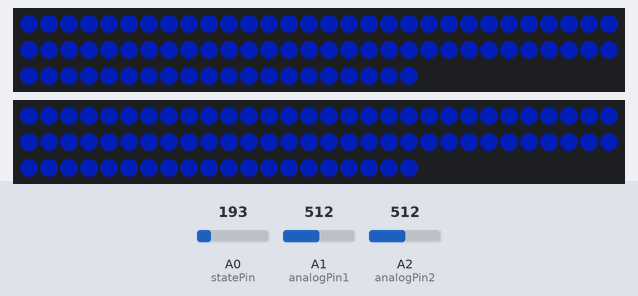
Bench run of a sketch on a simulated Arduino Uno, built with avr-gcc and run on an emulated ATmega328P. On the bench: 2 × 80 RGB LEDs in strip order, left to right, continuing on the next row. The test bench sets the inputs (shaded band); at power-on: A0 (statePin) = 512, A1 (analogPin1) = 512, A2 (analogPin2) = 512. Dim RGB values are drawn brighter than linear.

1.3 s: A0 (statePin) set to 207
2.8 s: A0 (statePin) set to 193
Above: at 2.97 s.
5.2 s: A0 (statePin) set to 810
6.7 s: A0 (statePin) set to 793
Timing chart, 0 to 9.2 s (numbered marks = the images above; inputs shaded):
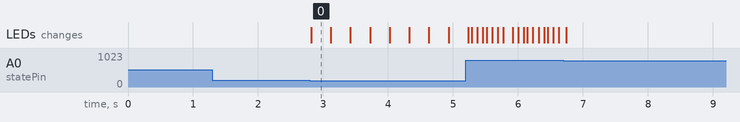

The sketch:

Comp__Old_.ino
```cpp
//Include the neopixel library
#include <Adafruit_NeoPixel.h>

//Used throughout the program to reference the number of LEDS on the strand
//This is completely modular -- any number works
#define lNUMLEDS 80
#define rNUMLEDS 80

//This is the wheel diameter of the robot's main drive wheels
#define WHEEL_DIAMETER 6

//Distance between two leds. Please keep this constant. Pretty please?
#define LED_PITCH 0.6875

const int lLedPin = 13; //Left side leds
const int rLedPin = 12; //Right side leds
const int statePin = 0; //Used to get state from the RoboRIO (analog)
const int analogPin1 = 1; //Used to get data from the RoboRIO (analog)
const int analogPin2 = 2; //Used to get data from the RoboRIO (analog)

//Drop the brightness if the robot starts to lose voltage
bool lowVoltage = false;
const double lowVoltageBrightnessDrop = 5.0;
int lastState;

long startTime;
long currentTime;
int timeSinceLastAction; //Used to define tick rate

const double idleStatePeriodLength = 2.0; //Period as in waves -- the time it takes one cycle to pass in seconds
const int idleStateColor[] = {0, 42, 255}; //Close to Columbia Blue
const int idleStateTick = 10; //In milliseconds
const double idleStateMaxBrightness = 0.25; //Arbitrary
long periodStart;

const int driveStateColor[] = {0, 42, 255};
const int driveModeSpacing = 4;
int lIndex;
int rIndex;

bool firstTime = true;

//2D arrays storing information about what the LED state is
//Instead of messing with commands in library, just update this array
//and call updateLEDs() to display it on the strand
//Index 1 is the LED, Index 2 is 8-bit [R, G, B]
int lLED[lNUMLEDS][3] = {};
int rLED[rNUMLEDS][3] = {};

enum states {
  IDLE_STATE,         //Do this before and after the match (detect when voltage is less than some constant)
  DRIVE_STATE,        //Do this while the robot is driving around
  SHOOTER_ON_STATE,   //Do this once the shooter gets turned on
  SHOOTER_OFF_STATE   //Do this when the shooter gets turned off
};

//Initialize the two Adafruit_NeoPixel objects, one for each side
Adafruit_NeoPixel lStrip = Adafruit_NeoPixel(lNUMLEDS, lLedPin, NEO_GRB + NEO_KHZ800);
Adafruit_NeoPixel rStrip = Adafruit_NeoPixel(rNUMLEDS, rLedPin, NEO_GRB + NEO_KHZ800);

void updateLEDs() { //This is a general purpose function to make everything easier. Instead of
                    //having to deal with the library's functions, I can do everything throughout
                    //the arrays I defined above, and then just update when necessary.
  int i, j;
  if(lowVoltage) { //If the robot battery has low voltage, drop the brightness to save power
    for(i=0; i<lNUMLEDS; ++i) { //For each of the leds on the left side
      for(j=0; j<3; ++j) {
        lLED[i][j] = static_cast<int>(static_cast<double>(lLED[i][j])/lowVoltageBrightnessDrop); //The static_casts probably aren't necessary, but I want to make sure the types are correct
      }
      lStrip.setPixelColor(i, lLED[i][0], lLED[i][1], lLED[i][2]); //Update the left strand pixels
    }
    for(i=0; i<rNUMLEDS; ++i) { //For each of the leds on the right side
      for(j=0; j<3; ++j) {
        rLED[i][j] = static_cast<int>(static_cast<double>(rLED[i][j])/lowVoltageBrightnessDrop); //The static_casts probably aren't necessary, but I want to make sure the types are correct
      }
      rStrip.setPixelColor(i, rLED[i][0], rLED[i][1], rLED[i][2]); //Update the right strand pixels
    }
  }
  else { //If voltage isn't low, FULL BRIGHTNESS :O
    for(i=0; i<lNUMLEDS; ++i) {
      lStrip.setPixelColor(i, lLED[i][0], lLED[i][1], lLED[i][2]);
    }
    for(i=0; i<rNUMLEDS; ++i) {
      rStrip.setPixelColor(i, rLED[i][0], rLED[i][1], rLED[i][2]);
    }
  }
  lStrip.show();
  rStrip.show();
}

void clearStrips() { //Basically turn off the strips by setting all the leds to RGB [0, 0, 0]
  int i, j;
  for(j=0; j<3; ++j) { //For the R value, then the G value, then the B value
    for(i=0; i<lNUMLEDS; ++i) { //For all leds on the left
      lLED[i][j] = 0;
    }
    for(i=0; i<rNUMLEDS; ++i) { //For all leds on the right
      rLED[i][j] = 0;
    }
  } //Ordering it like this should make it slightly faster, which doesn't hurt anything
  updateLEDs();
}

void idleState(int timeSinceLastAction) {
  if(timeSinceLastAction<idleStateTick) { //Only update this every so often
    return;
  }
  int i, j;
  double brightnessConstant = ((static_cast<double>(currentTime-periodStart)/1000.0)-1>0) ? (static_cast<double>(currentTime-periodStart)/1000.0)-1 : 1-(static_cast<double>(currentTime-periodStart)/1000.0);
  if(brightnessConstant > 1) {
    brightnessConstant = 1;
  }
  else if(brightnessConstant < 0) {
    brightnessConstant = 0;
  }
  for(j=0; j<3; ++j) {
    for(i=0; i<lNUMLEDS; ++i) {
      lLED[i][j] = static_cast<int>(static_cast<double>(idleStateColor[j]*brightnessConstant*idleStateMaxBrightness));
    }
    for(i=0; i<rNUMLEDS; ++i) {
      rLED[i][j] = static_cast<int>(static_cast<double>(idleStateColor[j]*brightnessConstant*idleStateMaxBrightness));
    }
  }
  if(currentTime-periodStart >= idleStatePeriodLength*1000) {
    periodStart += idleStatePeriodLength*1000;
  }
}
void driveState(int timeSinceLastAction, double rawAnalog1, double rawAnalog2) { //Analog1 is left, analog2 is right
  int i, j;
  if(firstTime) {
    lIndex = 0;
    rIndex = 0;
    for(j=0; j<3; ++j) {
      for(i=0; i<lNUMLEDS; ++i) {
        if(i % driveModeSpacing == 0) {
          lLED[i][j] = driveStateColor[j];
        }
        else {
          lLED[i][j] = 0;
        }
      }
      for(i=0; i<rNUMLEDS; ++i) {
        if(i % driveModeSpacing == 0) {
          rLED[i][j] = driveStateColor[j];
        }
        else {
          rLED[i][j] = 0;
        }
      }
    }
  }

  double lRPM = 60; //Include a function to get from rawAnalog1 soontm
  double rRPM = 60; //These are in RPM
  double lIPS = 2 * 3.14159265358979 * WHEEL_DIAMETER * lRPM; //These are in inches per second
  double rIPS = 2 * 3.14159265358979 * WHEEL_DIAMETER * rRPM; //.6975 in between each led
  double lLPS = lIPS/LED_PITCH; //These are in leds per second
  double rLPS = rIPS/LED_PITCH;
  double lShiftFactor = lLPS * timeSinceLastAction; //These are in leds
  double rShiftFactor = lLPS * timeSinceLastAction;
  if((lShiftFactor > 1 || lShiftFactor < -1) && (rShiftFactor > 1 || rShiftFactor < -1)) {
    periodStart = currentTime;
    lIndex += static_cast<int>(lShiftFactor);
    rIndex += static_cast<int>(rShiftFactor);
    for(j=0; j<3; ++j) {
      for(i=0; i<lNUMLEDS; ++i) {
        if((i % driveModeSpacing)+lIndex == 0) {
          lLED[i][j] = driveStateColor[j];
        }
        else {
          lLED[i][j] = 0;
        }
      }
      for(i=0; i<rNUMLEDS; ++i) {
        if((i % driveModeSpacing)+rIndex == 0) {
          rLED[i][j] = driveStateColor[j];
        }
        else {
          rLED[i][j] = 0;
        }
      }
    }
  }
}
void shooterOnState(int timeSinceLastAction, double rawAnalog1, double rawAnalog2) {}
void shooterOffState(int timeSinceLastAction, double rawAnalog1, double rawAnalog2) {}


void setup() {
  //Start the strips, and then clear them
  lStrip.begin();
  rStrip.begin();
  clearStrips();
  startTime = millis(); //Get the start time (used later)
  currentTime = startTime;
  periodStart = startTime;
}
void loop() {
  int state, stateRead, analog1, analog2;

  currentTime = millis();

  stateRead = analogRead(statePin);
  if(200<stateRead && stateRead<=400) { //Shooter On State
    state = SHOOTER_ON_STATE;
  }
  else if(400<stateRead && stateRead<=600) { //Shooter Off State
    state = SHOOTER_OFF_STATE;
  }
  else if(600<stateRead && stateRead<=800) { //Drive State
    state = DRIVE_STATE;
    timeSinceLastAction = static_cast<int>(currentTime-periodStart);
  }
  else if(800<stateRead && stateRead<=1023) { //Flag Low Voltage
    state = lastState; //The low voltage alert doesn't explain what state it should be, so revert back to the previous state
    lowVoltage = true;
  }
  else { //Idle State
         //This will run if the input is 0 (i.e. the RoboRIO isn't sending any signal, like before and after a match)
    state = IDLE_STATE;
    timeSinceLastAction = static_cast<int>(currentTime - periodStart);
  }
  firstTime = false;
  if(state != lastState)
  {
    periodStart = currentTime;
    firstTime = true;
    clearStrips();
  }
  lastState = state; //Update last state (in case there's a low voltage message)

  analog1 = analogRead(analogPin1); //Get analog values from RoboRIO
  analog2 = analogRead(analogPin2);

  switch(state) { //Run the appropriate state display function
    case IDLE_STATE:
      idleState(timeSinceLastAction);
      break;
    case DRIVE_STATE:
      driveState(timeSinceLastAction, analog1, analog2);
      break;
    case SHOOTER_ON_STATE:
      shooterOnState(timeSinceLastAction, analog1, analog2);
      break;
    case SHOOTER_OFF_STATE:
      shooterOffState(timeSinceLastAction, analog1, analog2);
      break;
    default:
      idleState(timeSinceLastAction);
      break;
  }

  updateLEDs();
}
```

Measured:
- after the input at 1.3 s, every drawn part: stays the same
- after the input at 2.8 s, the LEDs: change at once (image 0)
